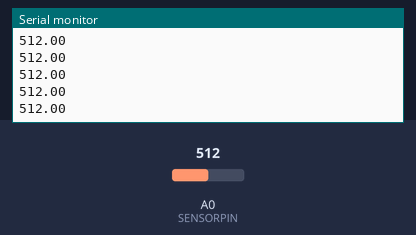
The sketch below on a simulated Arduino Uno, built with avr-gcc and run on an emulated ATmega328P. Parts: the last lines printed to the serial monitor. The test bench sets the inputs (shaded band); at power-on: A0 (SENSORPIN) = 512.

Above: at 1.2 s.
1.3 s: A0 (SENSORPIN) set to 716
At 2.3 s:
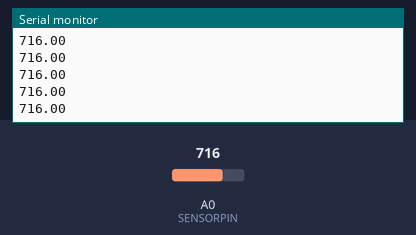
2.8 s: A0 (SENSORPIN) set to 900
At 3.5 s:
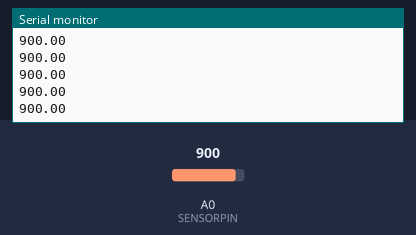
Timing chart, 0 to 5.8 s (numbered marks = the images above; inputs shaded):
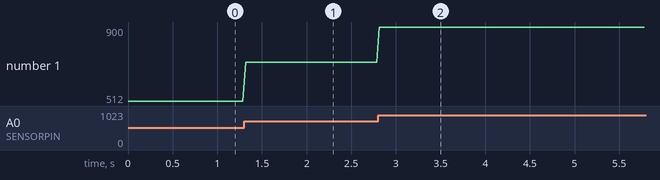

The sketch:

resistance_test.ino
```cpp
// the value of the 'other' resistor
#define SERIESRESISTOR 4700

// What pin to connect the sensor to
#define SENSORPIN A0

void setup(void) {
  Serial.begin(115200);
}

void loop(void) {
  float reading;

  reading = analogRead(SENSORPIN);

  //Serial.print("Analog reading ");
  Serial.println(reading);

  // convert the value to resistance
  //reading = (1023 / reading)  - 1;
  //reading = SERIESRESISTOR / reading;
  //Serial.print("Thermistor resistance ");
  //Serial.println(reading);

  delay(30);
}
```

Measured:
- after the input at 1.3 s, the serial monitor: prints a new line at once (image 1)
- after the input at 2.8 s, the serial monitor: prints a new line at once (image 2)
- plotted number 1: 512 → 716 after the input at 1.3 s, 716 → 900 after the input at 2.8 s
